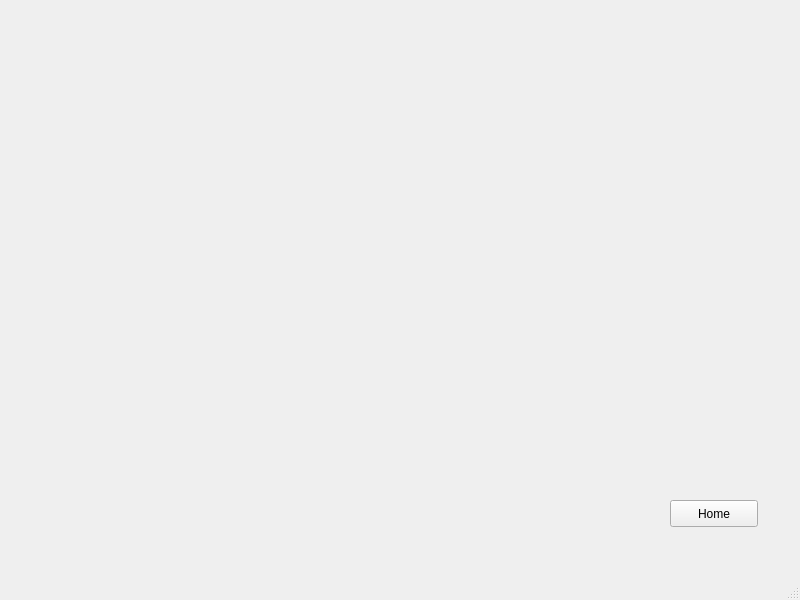
<?xml version="1.0" encoding="UTF-8"?>
<ui version="4.0">
 <class>sf6_monitor_page</class>
 <widget class="QMainWindow" name="sf6_monitor_page">
  <property name="geometry">
   <rect>
    <x>0</x>
    <y>0</y>
    <width>800</width>
    <height>600</height>
   </rect>
  </property>
  <property name="windowTitle">
   <string>MainWindow</string>
  </property>
  <widget class="QWidget" name="centralwidget">
   <widget class="QPushButton" name="pushButton">
    <property name="geometry">
     <rect>
      <x>670</x>
      <y>500</y>
      <width>88</width>
      <height>27</height>
     </rect>
    </property>
    <property name="text">
     <string>Home</string>
    </property>
   </widget>
  </widget>
  <widget class="QMenuBar" name="menubar">
   <property name="geometry">
    <rect>
     <x>0</x>
     <y>0</y>
     <width>800</width>
     <height>24</height>
    </rect>
   </property>
  </widget>
  <widget class="QStatusBar" name="statusbar"/>
 </widget>
 <resources/>
 <connections/>
</ui>
